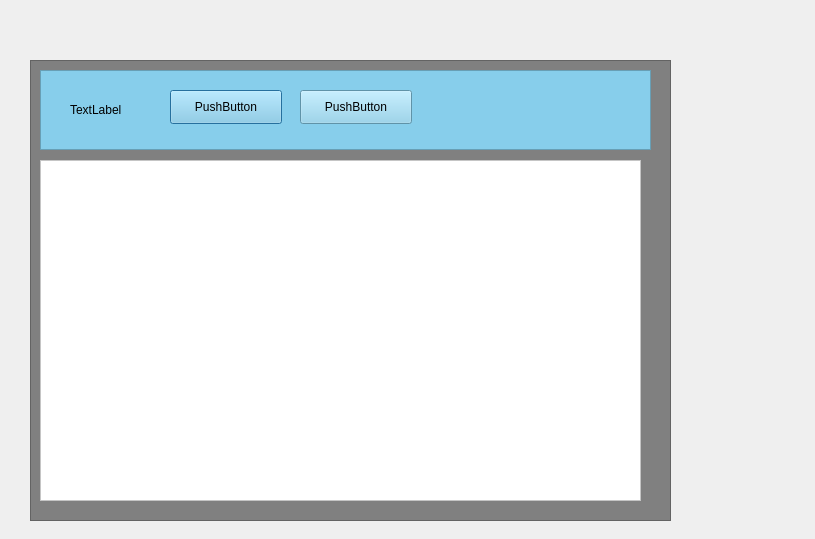
<?xml version="1.0" encoding="UTF-8"?>
<ui version="4.0">
 <class>Dialog</class>
 <widget class="QDialog" name="Dialog">
  <property name="geometry">
   <rect>
    <x>0</x>
    <y>0</y>
    <width>815</width>
    <height>539</height>
   </rect>
  </property>
  <property name="windowTitle">
   <string>Dialog</string>
  </property>
  <widget class="QFrame" name="frame">
   <property name="geometry">
    <rect>
     <x>30</x>
     <y>60</y>
     <width>641</width>
     <height>461</height>
    </rect>
   </property>
   <property name="styleSheet">
    <string notr="true">background-color: gray</string>
   </property>
   <property name="frameShape">
    <enum>QFrame::StyledPanel</enum>
   </property>
   <property name="frameShadow">
    <enum>QFrame::Raised</enum>
   </property>
   <widget class="QFrame" name="frame_2">
    <property name="geometry">
     <rect>
      <x>10</x>
      <y>10</y>
      <width>611</width>
      <height>80</height>
     </rect>
    </property>
    <property name="styleSheet">
     <string notr="true">background-color: skyblue</string>
    </property>
    <property name="frameShape">
     <enum>QFrame::StyledPanel</enum>
    </property>
    <property name="frameShadow">
     <enum>QFrame::Raised</enum>
    </property>
    <widget class="QLabel" name="label">
     <property name="geometry">
      <rect>
       <x>30</x>
       <y>30</y>
       <width>68</width>
       <height>19</height>
      </rect>
     </property>
     <property name="text">
      <string>TextLabel</string>
     </property>
    </widget>
    <widget class="QPushButton" name="pushButton">
     <property name="geometry">
      <rect>
       <x>130</x>
       <y>20</y>
       <width>112</width>
       <height>34</height>
      </rect>
     </property>
     <property name="text">
      <string>PushButton</string>
     </property>
    </widget>
    <widget class="QPushButton" name="pushButton_2">
     <property name="geometry">
      <rect>
       <x>260</x>
       <y>20</y>
       <width>112</width>
       <height>34</height>
      </rect>
     </property>
     <property name="text">
      <string>PushButton</string>
     </property>
    </widget>
   </widget>
   <widget class="QListView" name="listView">
    <property name="geometry">
     <rect>
      <x>10</x>
      <y>100</y>
      <width>601</width>
      <height>341</height>
     </rect>
    </property>
    <property name="styleSheet">
     <string notr="true">background-color: white</string>
    </property>
   </widget>
  </widget>
 </widget>
 <resources/>
 <connections/>
</ui>
